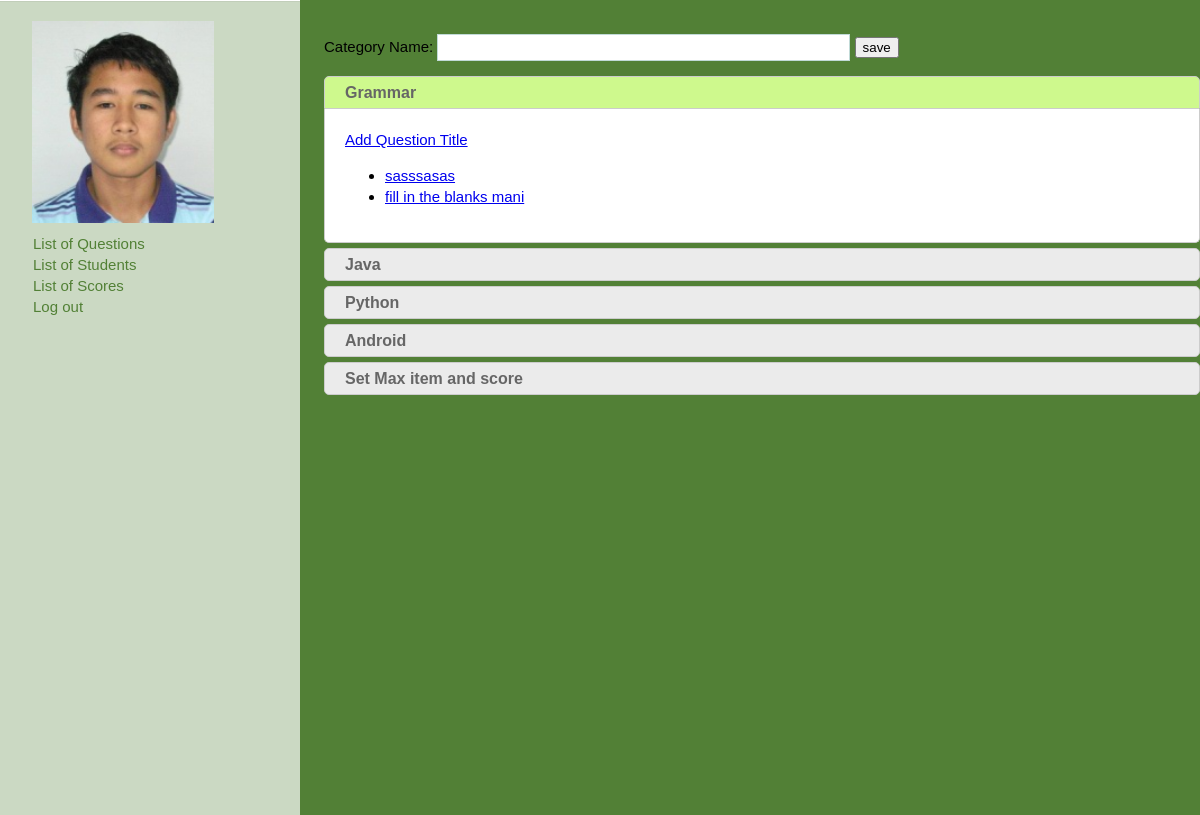
Screenshot of /teacher/list.php (signed in) with the database file from the repository.
### tables this page shows
CREATE TABLE IF NOT EXISTS `teacher` (
  `id` int(11) NOT NULL AUTO_INCREMENT,
  `fname` varchar(30) NOT NULL,
  `lname` varchar(30) NOT NULL,
  `mname` varchar(30) NOT NULL,
  `bday` varchar(30) NOT NULL,
  `address` varchar(300) NOT NULL,
  `zipcode` varchar(10) NOT NULL,
  `gender` varchar(10) NOT NULL,
  `status` varchar(10) NOT NULL,
  `email` varchar(100) NOT NULL,
  `username` varchar(30) NOT NULL,
  `password` varchar(30) NOT NULL,
  `contact` int(11) NOT NULL,
  `pic` varchar(300) NOT NULL,
  `mem_status` varchar(300) NOT NULL,
  `log_status` int(11) NOT NULL,
  PRIMARY KEY (`id`)
);

CREATE TABLE IF NOT EXISTS `category_question` (
  `id` int(11) NOT NULL AUTO_INCREMENT,
  `cat_title` varchar(100) NOT NULL,
  PRIMARY KEY (`id`)
);

CREATE TABLE IF NOT EXISTS `qtitle` (
  `id` int(11) NOT NULL AUTO_INCREMENT,
  `title` varchar(300) NOT NULL,
  `cat` varchar(100) NOT NULL,
  `tid` int(11) NOT NULL,
  PRIMARY KEY (`id`)
);

### teacher/list.php (the view, shortened to what this page needs)
<html>
<head>
<link type="text/css" href="../css/style.css" rel="stylesheet" />
	<link href="../src/facebox.css" media="screen" rel="stylesheet" type="text/css" />
	  <link rel="stylesheet" href="febe/style.css" type="text/css" media="screen" charset="utf-8">
		<link rel="stylesheet" href="../css/style.css" type="text/css" media="screen" charset="utf-8">
		<link rel="stylesheet" href="../vallenato/vallenato.css" type="text/css" media="screen" charset="utf-8">
</head>
<body>
<div id="wrapper">
		<div id="proleft">
		<?php
		$id=$_SESSION['SESS_MEMBER_ID'];
		$result3 = mysql_query("SELECT * FROM teacher WHERE id='$id'");
		while($row3 = mysql_fetch_array($result3))
		{
			echo'<img alt="Unable to View" src=' . (file_exists($row3["pic"]) ?  $row3["pic"] : "profilepic/Koala.jpg"). ' style="width: 182px; width: 182px; margin-left: 32px; margin-top: 21px;">';
		}
		?><br>
		<div style="margin-left:30px; margin-top:10px;">
		<a href="list.php">List of Questions</a><br>
		<a href="listofstud.php">List of Students</a><br>
		<a href="listofscore.php">List of Scores</a><br>
		<a href="logout.php?id=<?php echo $id ?>">Log out</a><br>
		</div>
		</div>
		<div id="proright">
		<form action="savecat.php" method="post">
		Category Name: <input type="text" name="category" /> <input type="submit" value="save" />
		</form>
		<?php
			$result5 = mysql_query("SELECT * FROM category_question");
			while($row5 = mysql_fetch_array($result5))
			{
		?>
			<h2 class="accordion-header"><?php echo $row5['cat_title']?></h2>
			<div class="accordion-content">
				<a rel="facebox" href="addq.php?id=<?php echo $row5['cat_title']?>">Add Question Title</a><br>
				<ul>
				<?php
				$sadsas=$row5['cat_title'];
				$result = mysql_query("SELECT * FROM qtitle where tid='$id' AND cat='$sadsas'");
				while($row = mysql_fetch_array($result))
				  {
				  echo '<li><a rel="facebox" href="listq.php?id='.$row['id'].'&cat='.$sadsas.'&title='.$row['title'].'">'.$row['title'].'</a></li>';
				  }
				?>
				</ul>
			</div>
		<?php
			}
		?>
			<h2 class="accordion-header">Set Max item and score</h2>
		</div>
	</div>
</body>
</html>

### css/style.css (style rules this page uses)
body { background: url("../images/background.jpg") no-repeat fixed 0 0 #528036; color: #747D67; font: 15px/21px Arial,Helvetica,sans-serif; margin:0; padding:0; }
#wrapper { margin-top: 15px; }
input[type="text"] { width: 230px; border: 1px solid #C1DAD7; padding:5px; width: 413px; }
#proleft { background: url("../images/darker-green.png") repeat-x scroll 0 0 transparent; float:left; position:absolute; top:0; height: 100%; width:25%; }
#proleft a { text-decoration:none; padding:3px; margin-bottom:5px; color:#528036; }
#proright { float:right; width: 73%; padding-top: 19px; color:#000; }

### vallenato/vallenato.css (style rules this page uses)
.accordion-header { font-size: 16px; background: #ebebeb; margin: 5px 0 0 0; padding: 5px 20px; border: 1px solid #cccccc; cursor: pointer; color: #666666; -moz-border-radius: 5px; -webkit-border-radius: 5px; border-radius: 5px; }
.active-header { -moz-border-radius: 5px 5px 0 0; -webkit-border-radius: 5px 5px 0 0; border-radius: 5px 5px 0 0; background: url(images/active-header.gif) #cef98d; background-repeat: no-repeat; background-position: right 50%; }
.inactive-header { background: url(images/inactive-header.gif) #ebebeb; background-repeat: no-repeat; background-position: right 50%; }
.accordion-content { display: none; padding: 20px; background: #ffffff; border: 1px solid #cccccc; border-top: 0; -moz-border-radius: 0 0 5px 5px; -webkit-border-radius: 0 0 5px 5px; border-radius: 0 0 5px 5px; }

### rows the page displays
teacher: pic (picture)
category_question: cat_title "Grammar"
qtitle: title "sasssasas"
qtitle: title "fill in the blanks mani"
category_question: cat_title "Java"
category_question: cat_title "Python"
category_question: cat_title "Android"
